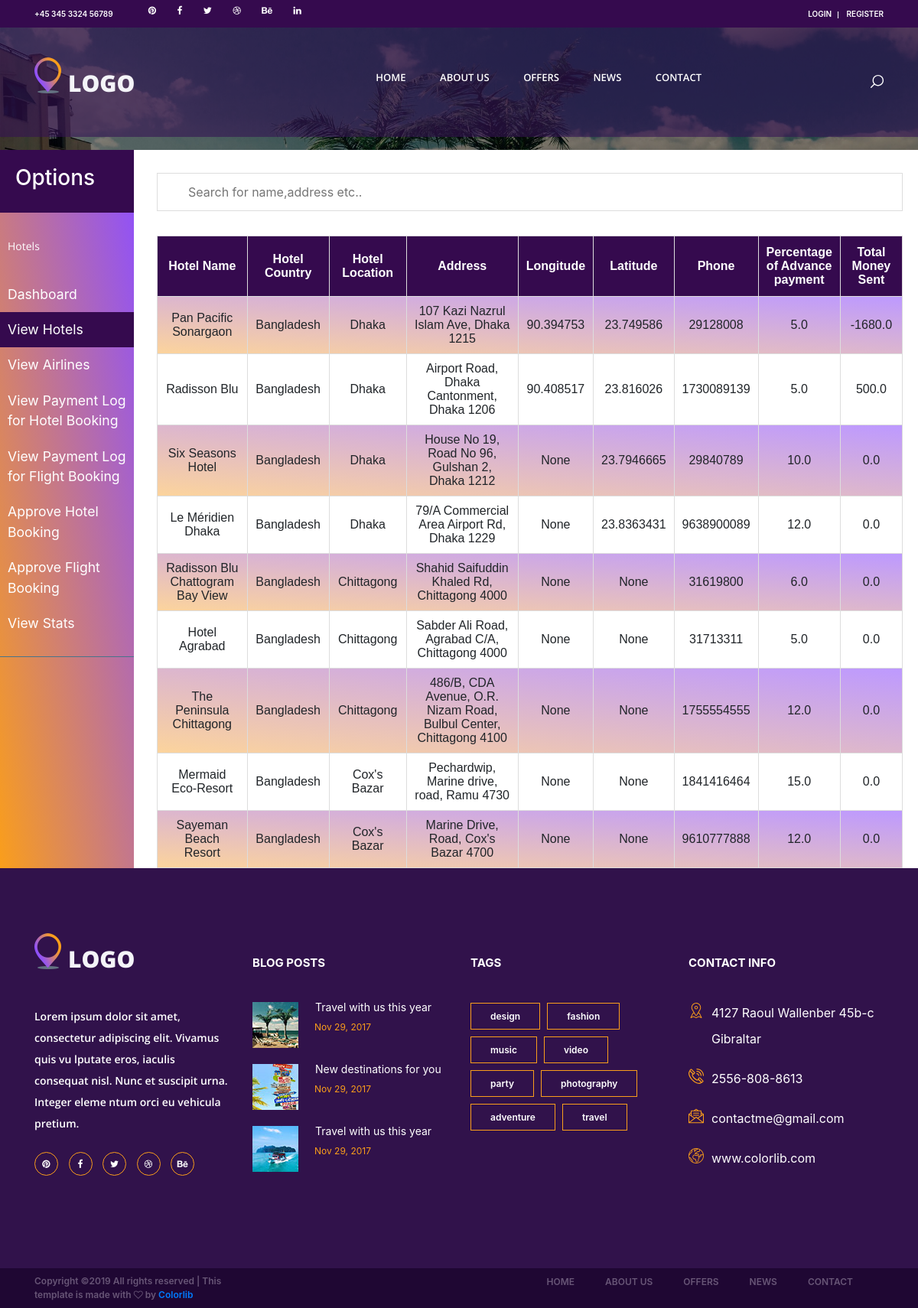
/viewHotels, run on the app's committed database.
### database/models.py (models this page shows, shortened)
class Hotel(models.Model):
    Hotel_Name = models.CharField(max_length=200)
    Hotel_Location = models.CharField(max_length=500)
    Hotel_Country = models.CharField(max_length=500, null=True)
    TotalSentMoney = models.FloatField()
    Percentage = models.FloatField()
    CompanyAdmin = models.ForeignKey(User, on_delete=models.CASCADE, null=True)
    Description = models.TextField(null=True)
    Address = models.CharField(max_length=200, null=True)
    Phone = models.PositiveIntegerField(null=True)
    Latitude = models.FloatField(null=True)
    Longitude = models.FloatField(null=True)

### siteadmin/views.py (the view)
# urls.py: path('viewHotels', views.viewHotels, name='HotelList'),
def viewHotels(request):
    cursor = connection.cursor()
    cursor.execute(
        "select Hotel_Name,Hotel_Location,Hotel_Country,Address,Phone,TotalSentMoney,Percentage,Latitude,Longitude"
        " from database_hotel")
    data = namedtuplefetchall(cursor)
    return render(request, "siteadmin/AdminHotels.html", {'data': data})

### siteadmin/views.py (called while the page is built)
def namedtuplefetchall(cursor):
    desc = cursor.description
    nt_result = namedtuple('Result', [col[0] for col in desc])
    return [nt_result(*row) for row in cursor.fetchall()]

### HotelFlight/templates/siteadmin/AdminHotels.html (shortened to what this page needs)
{% extends "search/base.html" %}
{% load static %}
{% load url_replace %}
{% load url_get %}
{% load widget_tweaks %}
{% block css %}
<link rel="stylesheet" type="text/css" href="{% static 'search/styles/bootstrap4/bootstrap.min.css' %}">
<link href="{% static 'search/plugins/font-awesome-4.7.0/css/font-awesome.min.css' %}" rel="stylesheet"
      type="text/css">
<link rel="stylesheet" type="text/css" href="{% static 'search/styles/search.css' %}">
<link rel="stylesheet" type="text/css" href="{% static 'search/styles/single_listing_styles.css' %}">
<link rel="stylesheet" type="text/css" href="{% static 'search/styles/responsive.css' %}">
<link rel="stylesheet" type="text/css" href="{% static 'gijgo/js/gijgo.min.css' %}">
<link rel="stylesheet" type="text/css" href="{% static 'adminpanel/sidebar.css' %}">
<link rel="stylesheet" href="https://maxcdn.bootstrapcdn.com/bootstrap/4.0.0/css/bootstrap.min.css"
>
{% endblock css %}
{% block content %}
<div class="offers">
    <div class="hero-image"
         style="height:24.5%;background-image: linear-gradient(rgba(0, 0, 0, 0.5), rgba(0, 0, 0, 0.5)), url({% static 'search/images/single_background.jpg' %})">
    </div>
    <div class="">
        <div class="row">
            <div class="col-lg-2" style="display: flex">
                <nav id="sidebar">
                    <div class="sidebar-header">
                        <h3>Options</h3>
                    </div>
                    <ul class="list-unstyled components">
                        <p>Hotels</p>
                        <li class="">
                            <a href="{% url 'SiteAdminDash' %}">Dashboard</a>
                        </li>
                        <li class="active">
                            <a href="{% url 'HotelList' %}">View Hotels</a>
                        </li>
                        <li class="">
                            <a href="{% url 'AirlinesList' %}">View Airlines</a>
                        </li>
                        <li class="">
                            <a href="{% url 'HotelPaymentLog' %}">View Payment Log for Hotel Booking</a>
                        </li>
                        <li class="">
                            <a href="{% url 'AirlinesPaymentLog' %}">View Payment Log for Flight Booking</a>
                        </li>
                        <li class="">
                            <a href="{% url 'ApproveHotelBooking' %}">Approve Hotel Booking</a>
                        </li>
                        <li class="">
                            <a href="{% url 'ApproveFlightBooking' %}">Approve Flight Booking</a>
                        </li>
                        <li class="">
                            <a href="{% url 'Statistics' %}">View Stats</a>
                        </li>
                    </ul>
                </nav>
            </div>
            <div class="col-lg-10" style="padding-right: 35px;padding-top:30px;">
                <input type="text" id="hotelInput" onkeyup="searchTable()" placeholder="Search for name,address etc.."
                       title="Type in a name,address,location.....">
                <div class="rooms" style="margin-top: 20px;">
                    <table id="hotelTable" width="100%">
                        <tr align="center">
                            <th onclick="sortTable(0,false)">
                                Hotel Name
                            </th>
                            <th onclick="sortTable(1,false)">
                                Hotel Country
                            </th>
                            <th onclick="sortTable(2,false)">
                                Hotel Location
                            </th>
                            <th onclick="sortTable(3,false)" width="15%">
                                Address
                            </th>
                            <th onclick="sortTable(4,true)">
                                Longitude
                            </th>
                            <th onclick="sortTable(5,true)">
                                Latitude
                            </th>
                            <th onclick="sortTable(6,false)" width="10%">
                                Phone
                            </th>
                            <th onclick="sortTable(7,true)" width="10%">
                                Percentage of Advance payment
                            </th>
                            <th onclick="sortTable(8,true)">
                                Total Money Sent
                            </th>
                        </tr>
                        {% for datum in data %}
                        <tr align="center">
                            <td>
                                {{ datum.Hotel_Name }}
                            </td>
                            <td>
                                {{ datum.Hotel_Country }}
                            </td>
                            <td>
                                {{ datum.Hotel_Location }}
                            </td>
                            <td>
                                {{ datum.Address }}
                            </td>
                            <td>
                                {{ datum.Longitude }}
                            </td>
                            <td>
                                {{ datum.Latitude }}
                            </td>
                            <td>
                                {{ datum.Phone }}
                            </td>
                            <td>
                                {{ datum.Percentage }}
                            </td>
                            <td>
                                {{ datum.TotalSentMoney }}
                            </td>
                        </tr>
                        {% endfor %}
                    </table>
                </div>
            </div>
        </div>
    </div>
</div>
</div>
{% endblock content %}

### HotelFlight/static/search/styles/search.css (style rules this page uses)
* { margin: 0; padding: 0; -webkit-font-smoothing: antialiased; -webkit-text-shadow: rgba(0, 0, 0, .01) 0 0 1px; text-shadow: rgba(0, 0, 0, .01) 0 0 1px; }
body { font-family: 'Open Sans', sans-serif; font-size: 14px; font-weight: 400; background: #FFFFFF; }
div { display: block; position: relative; -webkit-box-sizing: border-box; -moz-box-sizing: border-box; box-sizing: border-box; }
ul { list-style: none; margin-bottom: 0px; }
p { font-family: 'Open Sans', sans-serif; font-size: 14px; line-height: 2; font-weight: 400; color: white; -webkit-font-smoothing: antialiased; -webkit-text-shadow: rgba(0, 0, 0, .01) 0 0 1px; text-shadow: rgba(0, 0, 0, .01) 0 0 1px; }
a, a:hover, a:visited, a:active, a:link { text-decoration: none; -webkit-font-smoothing: antialiased; -webkit-text-shadow: rgba(0, 0, 0, .01) 0 0 1px; text-shadow: rgba(0, 0, 0, .01) 0 0 1px; }
h3 { font-size: 24px; }
h1, h2, h3, h4, h5, h6 { font-family: 'Open Sans', sans-serif; -webkit-font-smoothing: antialiased; -webkit-text-shadow: rgba(0, 0, 0, .01) 0 0 1px; text-shadow: rgba(0, 0, 0, .01) 0 0 1px; }
.offers { position: static; padding-top: 0px; padding-bottom: 0px; margin: 0px; padding-left: 0px; }
.hero-image { height: 38%; background-position: center; background-repeat: no-repeat; background-size: cover; position: relative; }

### HotelFlight/static/search/styles/single_listing_styles.css (style rules this page uses)
* { margin: 0; padding: 0; -webkit-font-smoothing: antialiased; -webkit-text-shadow: rgba(0,0,0,.01) 0 0 1px; text-shadow: rgba(0,0,0,.01) 0 0 1px; }
body { font-family: 'Open Sans', sans-serif; font-size: 14px; font-weight: 400; background: #FFFFFF; color: #a5a5a5; }
div { display: block; position: relative; -webkit-box-sizing: border-box; -moz-box-sizing: border-box; box-sizing: border-box; }
ul { list-style: none; margin-bottom: 0px; }
p { font-family: 'Open Sans', sans-serif; font-size: 14px; line-height: 2; font-weight: 400; color: #929191; -webkit-font-smoothing: antialiased; -webkit-text-shadow: rgba(0,0,0,.01) 0 0 1px; text-shadow: rgba(0,0,0,.01) 0 0 1px; }
a, a:hover, a:visited, a:active, a:link { text-decoration: none; -webkit-font-smoothing: antialiased; -webkit-text-shadow: rgba(0,0,0,.01) 0 0 1px; text-shadow: rgba(0,0,0,.01) 0 0 1px; }
h3 { font-size: 24px; }
h1, h2, h3, h4, h5, h6 { font-family: 'Open Sans', sans-serif; -webkit-font-smoothing: antialiased; -webkit-text-shadow: rgba(0,0,0,.01) 0 0 1px; text-shadow: rgba(0,0,0,.01) 0 0 1px; }
.rooms { margin-top: 69px; }

### HotelFlight/static/adminpanel/sidebar.css (style rules this page uses)
#sidebar { min-width: 100%; max-width: 100%; min-height: 100vh; background: linear-gradient(to top right, #fa9e1b, #8d4fff); color: #fff; transition: all 0.3s; }
#sidebar .sidebar-header { padding: 20px; background: #350a4e; }
#sidebar ul.components { padding: 20px 0; border-bottom: 1px solid #47748b; color: white; }
#sidebar ul p { color: #fff; padding: 10px; }
#sidebar ul li a { padding: 10px; font-size: 1.1em; display: block; color: #fff; }
#sidebar ul li.active > a, a[aria-expanded="true"] { color: #fff; background: #350a4e; }
* { box-sizing: border-box; }
.row:after { content: ""; display: table; clear: both; }
.active, .demo:hover { opacity: 1; }

### HotelFlight/templates/siteadmin/AdminHotels.html (style rules this page uses)
#hotelTable { font-family: "Trebuchet MS", Arial, Helvetica, sans-serif; border-collapse: collapse; width: 100%; }
#hotelTable td, #hotelTable th { border: 1px solid #ddd; padding: 10px; }
#hotelTable tr:nth-child(even) { background: linear-gradient(to top right, #fcd49c, #bd99ff); }
#hotelTable th { padding-top: 12px; padding-bottom: 12px; background-color: #350a4e; color: white; cursor: pointer; }
#hotelInput { background-image: url('/css/searchicon.png'); background-position: 10px 10px; background-repeat: no-repeat; width: 100%; font-size: 16px; padding: 12px 20px 12px 40px; border: 1px solid #ddd; margin-bottom: 12px; }

### data on the page
Hotel: Hotel_Name "Pan Pacific Sonargaon", Hotel_Country "Bangladesh", Hotel_Location "Dhaka", Address "107 Kazi Nazrul Islam Ave, Dhaka 1215", Longitude "90.394753", Latitude "23.749586", Phone "29128008", Percentage "5.0", TotalSentMoney "-1680.0"
Hotel: Hotel_Name "Radisson Blu", Hotel_Country "Bangladesh", Hotel_Location "Dhaka", Address "Airport Road, Dhaka Cantonment, Dhaka 1206", Longitude "90.408517", Latitude "23.816026", Phone "1730089139", Percentage "5.0", TotalSentMoney "500.0"
Hotel: Hotel_Name "Six Seasons Hotel", Hotel_Country "Bangladesh", Hotel_Location "Dhaka", Address "House No 19, Road No 96, Gulshan 2, Dhaka 1212", Longitude "None", Latitude "23.7946665", Phone "29840789", Percentage "10.0", TotalSentMoney "0.0"
Hotel: Hotel_Name "Le Méridien Dhaka", Hotel_Country "Bangladesh", Hotel_Location "Dhaka", Address "79/A Commercial Area Airport Rd, Dhaka 1229", Longitude "None", Latitude "23.8363431", Phone "9638900089", Percentage "12.0", TotalSentMoney "0.0"
Hotel: Hotel_Name "Radisson Blu Chattogram Bay View", Hotel_Country "Bangladesh", Hotel_Location "Chittagong", Address "Shahid Saifuddin Khaled Rd, Chittagong 4000", Longitude "None", Latitude "None", Phone "31619800", Percentage "6.0", TotalSentMoney "0.0"
Hotel: Hotel_Name "Hotel Agrabad", Hotel_Country "Bangladesh", Hotel_Location "Chittagong", Address "Sabder Ali Road, Agrabad C/A, Chittagong 4000", Longitude "None", Latitude "None", Phone "31713311", Percentage "5.0", TotalSentMoney "0.0"
Hotel: Hotel_Name "The Peninsula Chittagong", Hotel_Country "Bangladesh", Hotel_Location "Chittagong", Address "486/B, CDA Avenue, O.R. Nizam Road, Bulbul Center, Chittagong 4100", Longitude "None", Latitude "None", Phone "1755554555", Percentage "12.0", TotalSentMoney "0.0"
Hotel: Hotel_Name "Mermaid Eco-Resort", Hotel_Country "Bangladesh", Hotel_Location "Cox's Bazar", Address "Pechardwip, Marine drive, road, Ramu 4730", Longitude "None", Latitude "None", Phone "1841416464", Percentage "15.0", TotalSentMoney "0.0"
Hotel: Hotel_Name "Sayeman Beach Resort", Hotel_Country "Bangladesh", Hotel_Location "Cox's Bazar", Address "Marine Drive, Road, Cox's Bazar 4700", Longitude "None", Latitude "None", Phone "9610777888", Percentage "12.0", TotalSentMoney "0.0"
